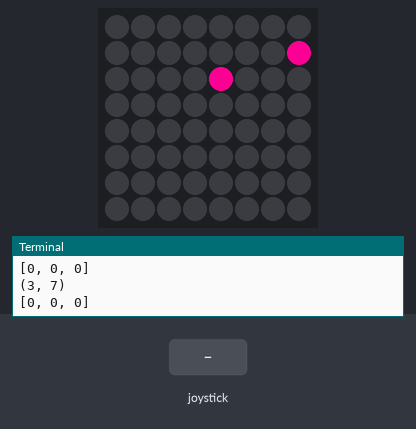
Simulated run of this program. Board: Raspberry Pi (BCM pin numbers) with a Sense HAT. On the bench: the Sense HAT's 8×8 RGB LED matrix, the last lines printed to the terminal. Inputs (shaded band) come from the test bench. Random numbers come from a fixed seed; threads take turns every 2 ms.

Above: at 1.2 s.
1.3 s: joystick pushed up
At 1.79 s:
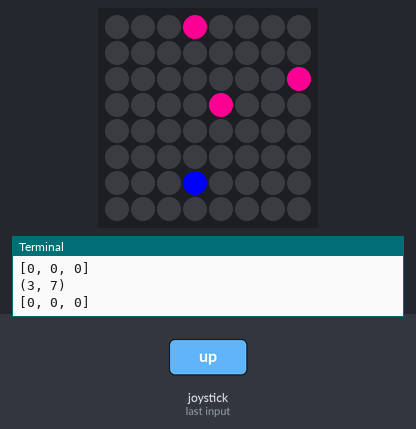
4.3 s: joystick pushed left
At 4.8 s:
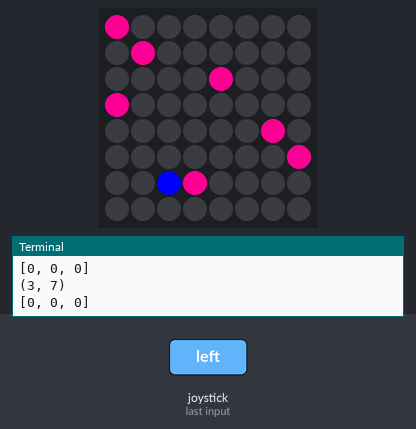
6.5 s: joystick pushed right
At 6.9 s:
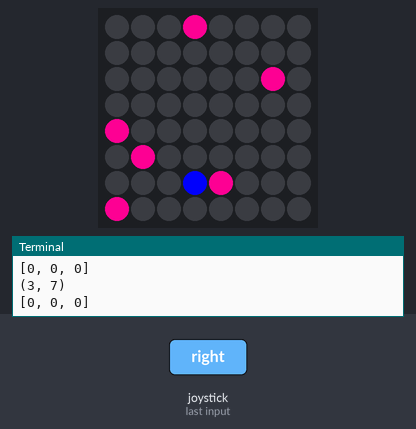
9.5 s: joystick pushed down
At 9.9 s:
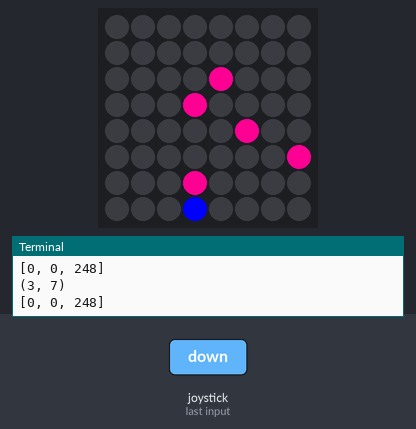
11.5 s: joystick clicked
13.3 s: joystick pushed left
At 13.7 s:
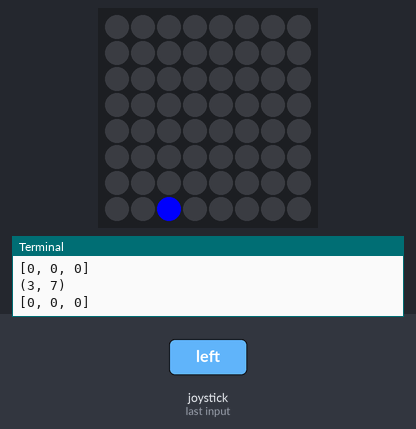
Timing chart, 0 to 15.8 s (numbered marks = the images above; inputs shaded):
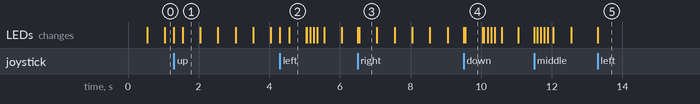

Measured:
- after the input at 13.3 s, the LEDs: change at once (image 5)
- what the display in image 1 shows lasts 0.5 s, from 1.5 s to 2.0 s

The program:

character_movement.py
```python
from sense_hat import *
from time import sleep
from random import randint
from threading import Thread

sense = SenseHat()
sense.clear()

B = [0, 0, 0]
Y = [255, 255, 0]
Bl = [0, 0, 255]
R = [255, 0, 0]

P = [255, 20, 147]

global x, y

x = 3
y = 7

sense.set_pixel(x, y, Bl)


def wait_for_move():
	while True:
		e = sense.stick.wait_for_event()
		if e.action != ACTION_RELEASED:
			return e

def move(x, y):
	while True:
		e = wait_for_move()
		sense.set_pixel(x, y, B)
		if e.direction == DIRECTION_UP and y > 0:
			y = y - 1
		elif e.direction == DIRECTION_DOWN and y < 7:
			y = y + 1
		elif e.direction == DIRECTION_LEFT and x > 0:
			x = x - 1
		elif e.direction == DIRECTION_RIGHT and x < 7:
			x = x + 1
		print(x, y)
		sense.set_pixel(x, y, Bl)
		e = ""

def hit_detection():
	while True:

		current = sense.get_pixel(x, y)
		print(x, y)
		print current
		if current == [248, 20, 144]:
			sense.set_pixel(x, y, B)
			sleep(0.1)
			sense.set_pixel(x, y, Bl)
			sleep(0.1)
			sense.set_pixel(x, y, B)
			sleep(0.1)
			sense.set_pixel(x, y, Bl)
		sleep(0.1)
check_for_hit = Thread(target = hit_detection)
check_for_hit.start()


import attack1
attack1.first_attack.start()

while True:
	move_character = Thread(target = move(x, y))
	move_character.start()

move = Thread(target = movement)
move.start()
sense.clear()
import attack1
```

attack1.py
```python
from sense_hat import *
from time import sleep
from random import randint
from threading import Thread

sense = SenseHat()

sense.clear()
P = [255, 20, 147]
B = [0, 0, 0]

def attack_1_base():
	for i in range(randint(1, 1)):
		random_column = randint(0, 7)
		sense.set_pixel(random_column, 0, P)
		sleep(0.5)
		sense.set_pixel(random_column, 0, B)
		row = 1
		for i in range(1, 8):
			sense.set_pixel(random_column, row, P)
			sleep(0.5)
			sense.set_pixel(random_column, row, B)
			row = row + 1
def attack_1():
	for i in range(1, randint(15, 30)):
		attack_1 = Thread(target = attack_1_base)
		attack_1.start()
		sleep(0.5)
first_attack = Thread(target = attack_1)
```
